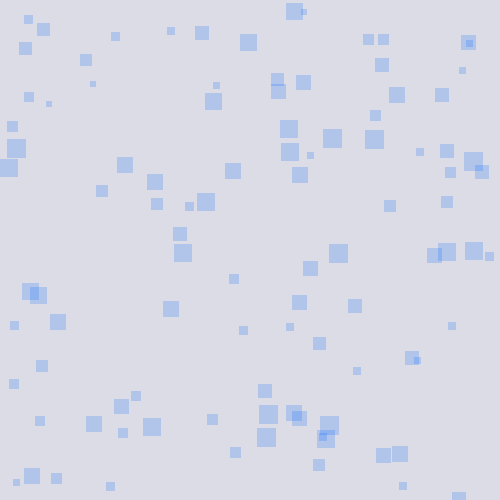
Frame 1 (no input)
Frame 60 (the mouse pressed at the canvas centre just before this capture): identical to frame 1, image omitted
Frame 120 (the mouse held since frame 60 and released just before this capture): identical to frame 1, image omitted

The Processing sketch that drew this single still picture (run headless with seeded random() and noise(); from frame 60 on, the mouse is pressed at the canvas centre):

// Processing sketch: processing_66893
// ── processing_66893.pde

int[] xCor;
int[] yCor;
int lengthCor;

void setup() {
  smooth();
  noStroke();
  size(500, 500);
  background(200, 200, 210);
  lengthCor = 0;
  xCor = new int[100];
  yCor = new int[100];
  background(220, 220, 230);
  for (int i = 0; i < xCor.length; i++) {
    fill(0, 100, 255, 50);
    xCor[i] = (int) random(0, 500);
    yCor[i] = (int) random(0, 500);
    lengthCor = (int) random(6, 20);
    rect(xCor[i], yCor[i], lengthCor, lengthCor);
  }
}

void draw() {
}
